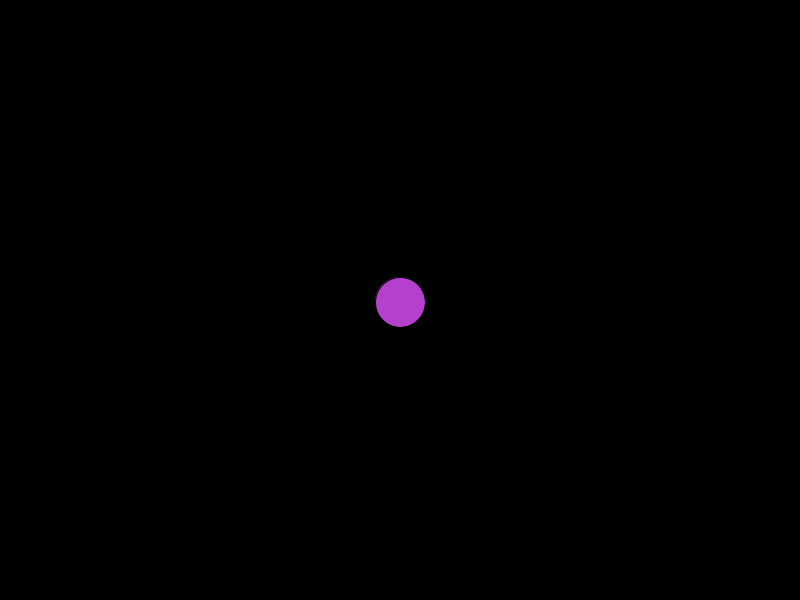
Frame 1 (no input)
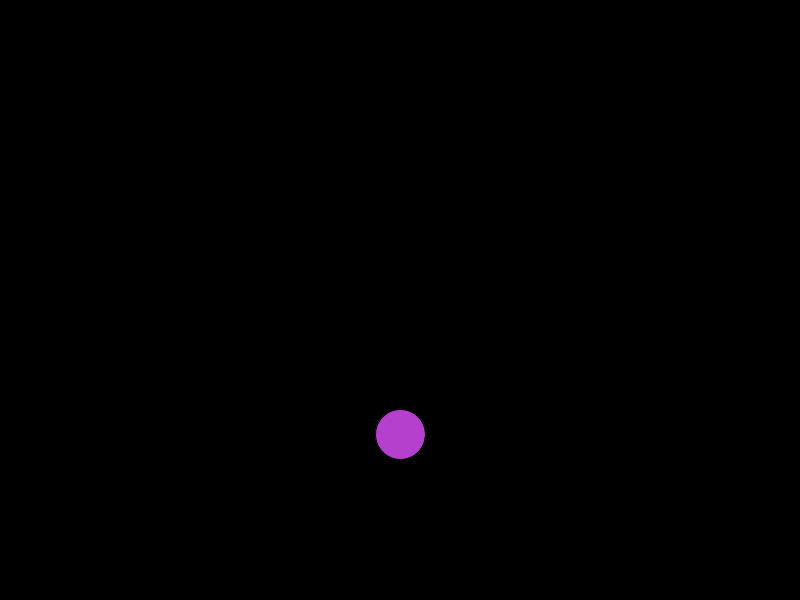
Frame 60 (the mouse pressed at the canvas centre just before this capture)
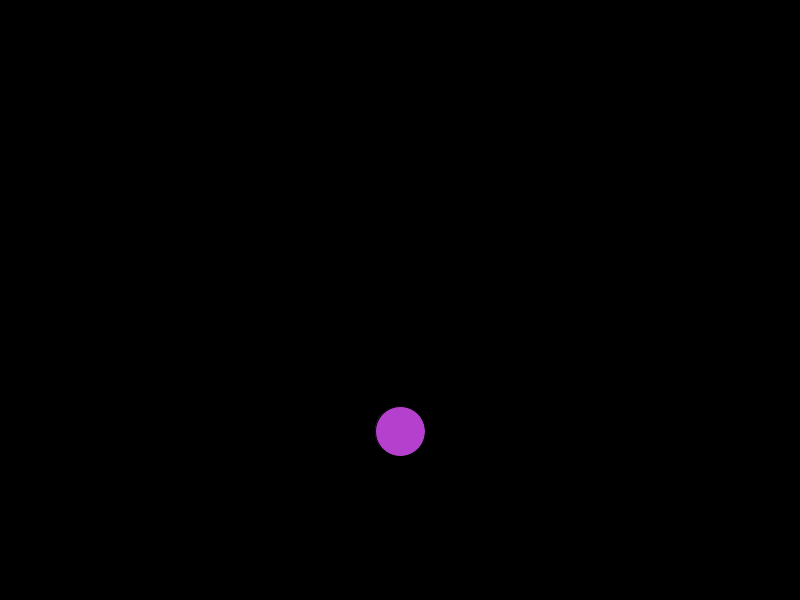
Frame 120 (the mouse held since frame 60 and released just before this capture)

The Processing sketch that drew these frames (run headless with seeded random() and noise(); from frame 60 on, the mouse is pressed at the canvas centre):

// Processing sketch: Gravity_Ball
// ── Gravity_Ball.pde
float xloc;
float yloc;
int sz=50;
float velx;
float vely;
float accx;
float accy;

void setup(){
  size (800,600);
  xloc= width/2;
  yloc= height/2;
  velx= 0;
  vely= 1;
  accx= 0;
  accy= 1;
}

void draw() {
  background (0);

  velx += accx;
  vely += accy;
  xloc += velx;
  yloc += vely;
  
  fill (180, 64, 205);
  ellipse (xloc, yloc, sz, sz);
  
  if (yloc + sz/2 > height) { 
   yloc= height - sz/2;
   vely= vely * -0.95; 
  }
}
